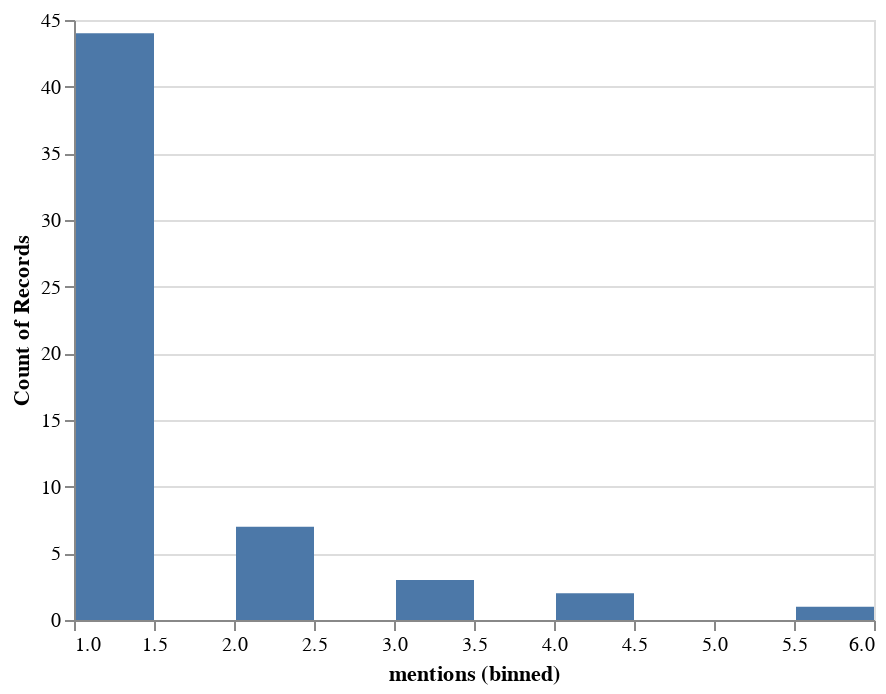

Notebook code for this chart:
### Code cell
source = df

alt.Chart(adj).mark_bar().encode(
    alt.X("mentions", bin=True),
    y='count()',
)

### Figure 1 — Vega-Lite specification as saved in the notebook (floating-point values rounded to 4 significant figures)
{"config": {"view": {"continuousWidth": 400, "continuousHeight": 300}}, "data": {"name": "data-add8140318659b89a11e1a04a6c5c564"}, "mark": "bar", "encoding": {"x": {"bin": true, "field": "mentions", "type": "quantitative"}, "y": {"aggregate": "count", "type": "quantitative"}}, "$schema": "https://vega.github.io/schema/vega-lite/v4.17.0.json", "datasets": {"data-add8140318659b89a11e1a04a6c5c564": [{"pos": "ADJ", "mentions": 6, "base_word": "little"}, {"pos": "ADJ", "mentions": 4, "base_word": "big"}, {"pos": "ADJ", "mentions": 4, "base_word": "next"}, {"pos": "ADJ", "mentions": 3, "base_word": "cool"}, {"pos": "ADJ", "mentions": 3, "base_word": "more"}, {"pos": "ADJ", "mentions": 3, "base_word": "most"}, {"pos": "ADJ", "mentions": 2, "base_word": "cold"}, {"pos": "ADJ", "mentions": 2, "base_word": "few"}, {"pos": "ADJ", "mentions": 2, "base_word": "frozen"}, {"pos": "ADJ", "mentions": 2, "base_word": "last"}, {"pos": "ADJ", "mentions": 2, "base_word": "small"}, {"pos": "ADJ", "mentions": 2, "base_word": "sure"}, {"pos": "ADJ", "mentions": 2, "base_word": "windy"}, {"pos": "ADJ", "mentions": 1, "base_word": "actual"}, {"pos": "ADJ", "mentions": 1, "base_word": "alive"}, {"pos": "ADJ", "mentions": 1, "base_word": "anew"}, {"pos": "ADJ", "mentions": 1, "base_word": "arctic"}, {"pos": "ADJ", "mentions": 1, "base_word": "bigger"}, {"pos": "ADJ", "mentions": 1, "base_word": "careful"}, {"pos": "ADJ", "mentions": 1, "base_word": "dense"}, {"pos": "ADJ", "mentions": 1, "base_word": "familiar"}, {"pos": "ADJ", "mentions": 1, "base_word": "fine"}, {"pos": "ADJ", "mentions": 1, "base_word": "fit"}, {"pos": "ADJ", "mentions": 1, "base_word": "formic"}, {"pos": "ADJ", "mentions": 1, "base_word": "funny"}, {"pos": "ADJ", "mentions": 1, "base_word": "good"}, {"pos": "ADJ", "mentions": 1, "base_word": "great"}, {"pos": "ADJ", "mentions": 1, "base_word": "half"}, {"pos": "ADJ", "mentions": 1, "base_word": "hard"}, {"pos": "ADJ", "mentions": 1, "base_word": "hereto"}, {"pos": "ADJ", "mentions": 1, "base_word": "interested"}, {"pos": "ADJ", "mentions": 1, "base_word": "low"}, {"pos": "ADJ", "mentions": 1, "base_word": "much"}, {"pos": "ADJ", "mentions": 1, "base_word": "new"}, {"pos": "ADJ", "mentions": 1, "base_word": "normal"}, {"pos": "ADJ", "mentions": 1, "base_word": "okay"}, {"pos": "ADJ", "mentions": 1, "base_word": "older"}, {"pos": "ADJ", "mentions": 1, "base_word": "open"}, {"pos": "ADJ", "mentions": 1, "base_word": "pat"}, {"pos": "ADJ", "mentions": 1, "base_word": "powerful"}, {"pos": "ADJ", "mentions": 1, "base_word": "quite"}, {"pos": "ADJ", "mentions": 1, "base_word": "r"}, {"pos": "ADJ", "mentions": 1, "base_word": "rare"}, {"pos": "ADJ", "mentions": 1, "base_word": "ready"}, {"pos": "ADJ", "mentions": 1, "base_word": "real"}, {"pos": "ADJ", "mentions": 1, "base_word": "relative"}, {"pos": "ADJ", "mentions": 1, "base_word": "right"}, {"pos": "ADJ", "mentions": 1, "base_word": "roundish"}, {"pos": "ADJ", "mentions": 1, "base_word": "simple"}, {"pos": "ADJ", "mentions": 1, "base_word": "single"}, {"pos": "ADJ", "mentions": 1, "base_word": "split"}, {"pos": "ADJ", "mentions": 1, "base_word": "steeper"}, {"pos": "ADJ", "mentions": 1, "base_word": "stuck"}, {"pos": "ADJ", "mentions": 1, "base_word": "used"}, {"pos": "ADJ", "mentions": 1, "base_word": "usual"}, {"pos": "ADJ", "mentions": 1, "base_word": "wet"}, {"pos": "ADJ", "mentions": 1, "base_word": "whole"}]}}
